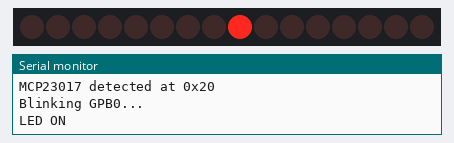
Simulated run of this sketch. Board: ESP32. Shown: 16 port-expander outputs drawn as a row of LEDs (first output left, lit = HIGH), the last lines printed to the serial monitor. Wiring (inferred from the names in the program): MCP23017 port expander at I2C address 0x20. Wiring (inferred from the signals the program sends): row of LEDs: on Q0, Q1, Q2, Q3, Q4, Q5, Q6, Q7, Q8, Q9, Q10, Q11, Q12, Q13, Q14, Q15.

Above: at 1.6 s.
At 4.6 s:
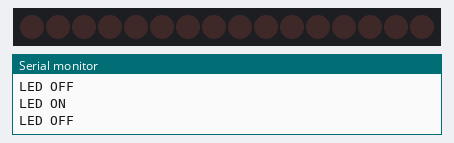
Timing chart, 0 to 5.7 s (numbered marks = the images above):
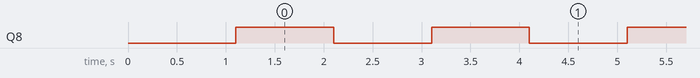

The sketch:

testing_MCP23017_ULN2803.ino
```cpp
#include <Wire.h>

const int I2C_SDA_PIN = 5;
const int I2C_SCL_PIN = 4;
const uint8_t MCP_ADDR = 0x20;

// MCP23017 registers
const uint8_t IODIRB = 0x01;
const uint8_t GPIOB  = 0x13;

void mcpWriteRegister(uint8_t reg, uint8_t value) {
  Wire.beginTransmission(MCP_ADDR);
  Wire.write(reg);
  Wire.write(value);
  Wire.endTransmission();
}

uint8_t mcpReadRegister(uint8_t reg) {
  Wire.beginTransmission(MCP_ADDR);
  Wire.write(reg);
  Wire.endTransmission(false);

  Wire.requestFrom(MCP_ADDR, (uint8_t)1);
  if (Wire.available()) {
    return Wire.read();
  }
  return 0xFF;
}

void setup() {
  Serial.begin(115200);
  delay(1000);

  Wire.begin(I2C_SDA_PIN, I2C_SCL_PIN);
  delay(100);

  Serial.println("MCP -> ULN -> LED test start");

  // Quick I2C presence check
  Wire.beginTransmission(MCP_ADDR);
  uint8_t err = Wire.endTransmission();

  if (err != 0) {
    Serial.print("MCP23017 not found at 0x");
    Serial.println(MCP_ADDR, HEX);
    while (true) {
      delay(1000);
    }
  }

  Serial.println("MCP23017 detected at 0x20");

  // GPB0 = output, all others = input
  // 1 = input, 0 = output
  mcpWriteRegister(IODIRB, 0b11111110);

  // Start with GPB0 low -> ULN off -> LED off
  mcpWriteRegister(GPIOB, 0b00000000);

  Serial.println("Blinking GPB0...");
}

void loop() {
  // GPB0 HIGH -> ULN input high -> ULN sinks -> LED ON
  mcpWriteRegister(GPIOB, 0b00000001);
  Serial.println("LED ON");
  delay(1000);

  // GPB0 LOW -> ULN off -> LED OFF
  mcpWriteRegister(GPIOB, 0b00000000);
  Serial.println("LED OFF");
  delay(1000);
}
```

Measured:
- by itself, Q8: alternates HIGH for 1.0 s and LOW for 1.0 s
